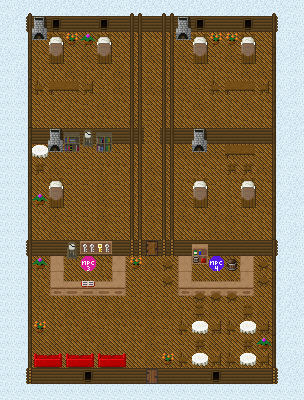

Rendered tile map (Tiled .tmx) drawn with the repository's tilesets; below, a short description and the map source with its tile grids summarised:
An orthogonal 19x25 tile map with 16x16 px tiles, 5 tile layers (base, deco, roof_base, roof_deco, ...), 1 hidden layer not drawn, 4 tilesets.

<map version="1.0" tiledversion="2018.12.28" orientation="orthogonal" renderorder="left-up" width="19" height="25" tilewidth="16" tileheight="16" infinite="0" nextlayerid="20" nextobjectid="1">
 <tileset firstgid="1" source="tilesets/logic.tsx" />
 <tileset firstgid="65" source="tilesets/tiles_town_outside_winter.tsx" />
 <tileset firstgid="321" source="tilesets/tiles_town_inside.tsx" />
 <tileset firstgid="577" source="tilesets/Mobs.tsx" />
 <layer id="14" name="base" width="19" height="25">
  <data>[475 cells, 475 non-empty, 7 distinct tile ids]</data>
 </layer>
 <layer id="15" name="deco" width="19" height="25">
  <data>[475 cells, 180 non-empty, 52 distinct tile ids]</data>
 </layer>
 <layer id="16" name="roof_base" width="19" height="25">
  <data>[475 cells, 24 non-empty, 4 distinct tile ids]</data>
 </layer>
 <layer id="17" name="roof_deco" width="19" height="25">
  <data>[475 cells, 27 non-empty, 6 distinct tile ids]</data>
 </layer>
 <layer id="18" name="mobs" width="19" height="25">
  <data>[475 cells, 2 non-empty, 2 distinct tile ids]</data>
 </layer>
 <layer id="19" name="logic" width="19" height="25" visible="0">
  <data>[475 cells, 475 non-empty, 3 distinct tile ids]</data>
 </layer>
</map>
